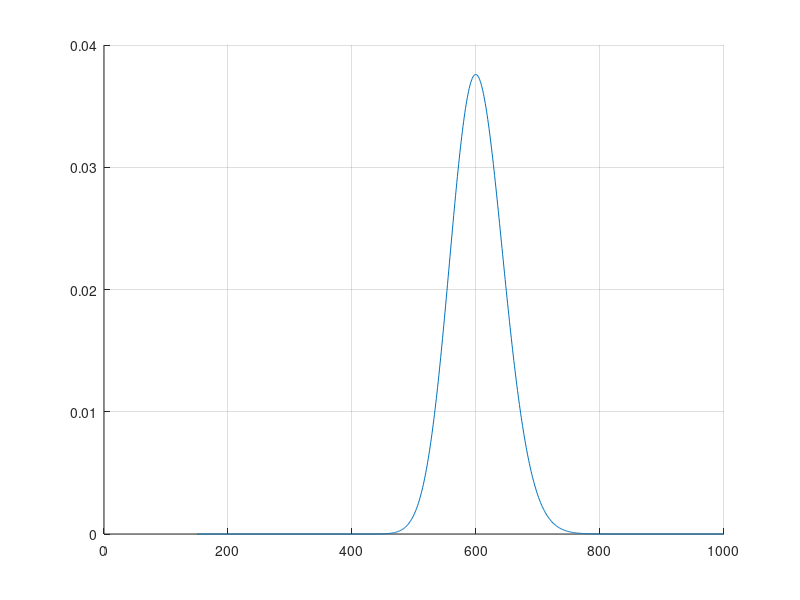

This figure's MATLAB source:
close all;
clear;
clc;

%% BERNAULLI TRIALS WITH VARYING TRIAL COUNT %%
k = 150;
n = [ k : 1000 ];

p = 0.25;


% Binomial coef calc.. Doesnt work with large numbers, duh...
% nk = ( factorial(n) ./ ( factorial(k) * factorial(n-k) ) );

% Smarter binomial coef. calculation. 
log_nk = gammaln( n + 1 ) - ( gammaln( k + 1 ) + gammaln( n - k + 1 ) );
% nk = factorial(n) ./ (factorial(k) * factorial(n - k) );

% BERNAULLI TRIALS %
% y = nk .* p^k .* (1-p).^(n-k);
yy = exp( log_nk ) .* p^k .* (1-p).^(n-k);
max(yy)

fig = figure( 'WindowStyle', 'Docked' );
hold on;
grid on;
xlim( [0 n(end)] );
% ylim( [0 1] );
% plot ( n, y );
plot( n, yy );


%% BERNAULLI TRIALS WITH VARYING SUCCESS COUNT %%
% n = 1000;
% k = [ 0: n ];
% 
% p = 0.5;
% 
% 
% % Binomial coef calc.. Doesnt work with large numbers, duh...
% % nk = ( factorial(n) ./ ( factorial(k) * factorial(n-k) ) );
% 
% % Smarter binomial coef. calculation. 
% log_nk = gammaln( n + 1 ) - ( gammaln( k + 1 ) + gammaln( n - k + 1 ) );
% % nk = factorial(n) ./ (factorial(k) * factorial(n - k) );
% 
% % BERNAULLI TRIALS %
% % y = nk .* p^k .* (1-p).^(n-k);
% yy = exp( log_nk ) .* p.^k .* (1-p).^(n-k);
% 
% fig = figure( 'WindowStyle', 'Docked' );
% hold on;
% grid on;
% xlim( [0 k(end)] );
% % ylim( [0 1] );
% % plot ( n, y );
% plot( k, yy );


